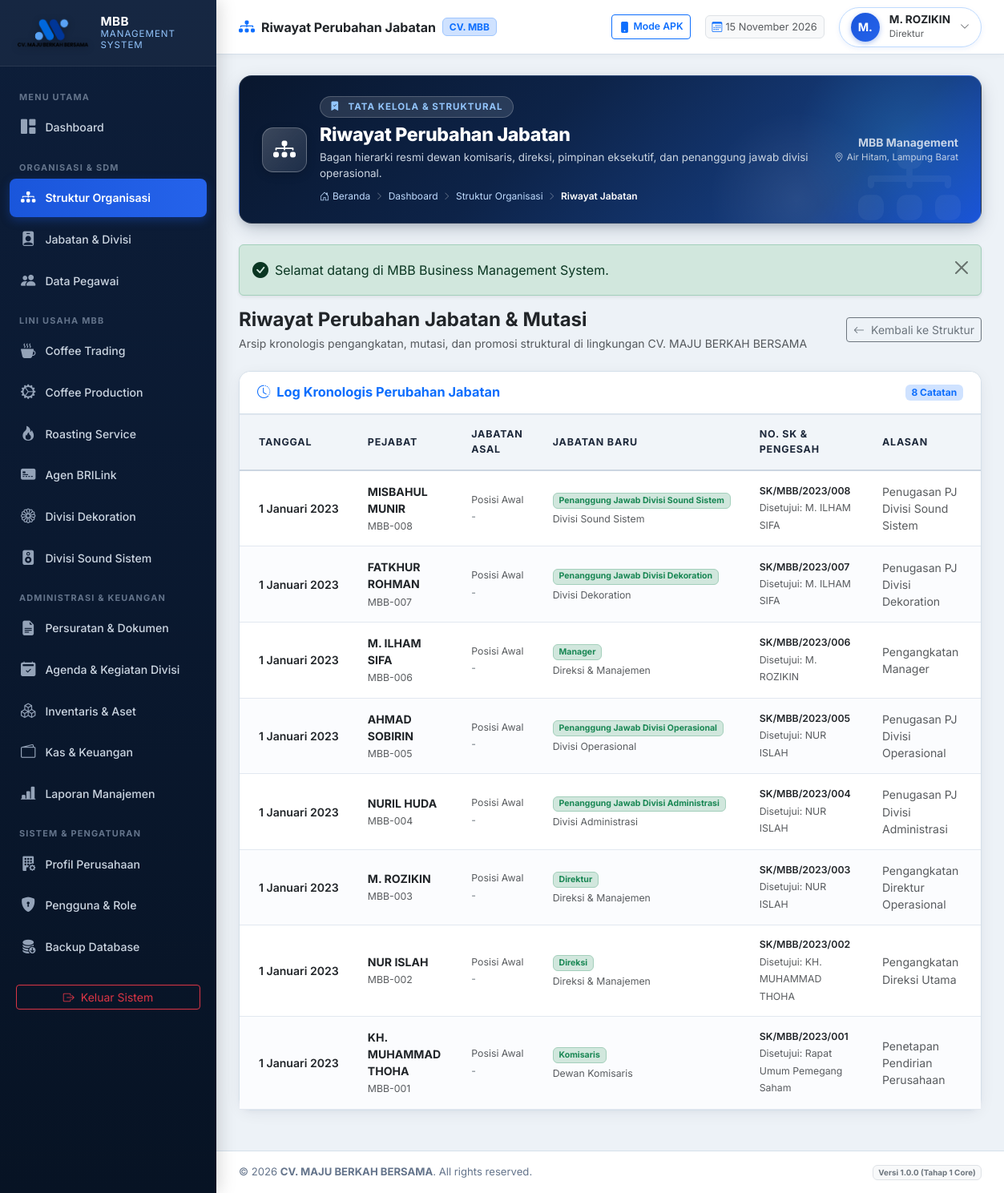
The app's page /modules/organization/history.php (signed in) with its own data.
### tables this page shows
CREATE TABLE `users` (
  `id` int(11) NOT NULL AUTO_INCREMENT,
  `username` varchar(50) NOT NULL,
  `email` varchar(100) NOT NULL,
  `password_hash` varchar(255) NOT NULL,
  `role_id` int(11) NOT NULL,
  `employee_id` int(11) DEFAULT NULL,
  `is_active` tinyint(1) DEFAULT 1,
  `must_change_password` tinyint(1) DEFAULT 0,
  `last_login_at` datetime DEFAULT NULL,
  `last_login_ip` varchar(45) DEFAULT NULL,
  `created_at` datetime DEFAULT current_timestamp(),
  `updated_at` datetime DEFAULT current_timestamp() ON UPDATE current_timestamp(),
  PRIMARY KEY (`id`),
  UNIQUE KEY `username` (`username`),
  UNIQUE KEY `email` (`email`),
  UNIQUE KEY `employee_id` (`employee_id`),
  KEY `fk_user_role` (`role_id`),
  CONSTRAINT `fk_user_emp` FOREIGN KEY (`employee_id`) REFERENCES `employees` (`id`) ON DELETE SET NULL,
  CONSTRAINT `fk_user_role` FOREIGN KEY (`role_id`) REFERENCES `roles` (`id`)
);

CREATE TABLE `employees` (
  `id` int(11) NOT NULL AUTO_INCREMENT,
  `employee_code` varchar(30) NOT NULL,
  `full_name` varchar(150) NOT NULL,
  `gender` enum('L','P') DEFAULT 'L',
  `phone_number` varchar(30) DEFAULT NULL,
  `email` varchar(100) DEFAULT NULL,
  `address` text DEFAULT NULL,
  `division_id` int(11) DEFAULT NULL,
  `position_id` int(11) DEFAULT NULL,
  `join_date` date DEFAULT NULL,
  `employment_status` enum('TETAP','KONTRAK','MAGANG','HONORER') DEFAULT 'TETAP',
  `is_active` tinyint(1) DEFAULT 1,
  `avatar` varchar(255) DEFAULT NULL,
  `notes` text DEFAULT NULL,
  `created_at` datetime DEFAULT current_timestamp(),
  `updated_at` datetime DEFAULT current_timestamp() ON UPDATE current_timestamp(),
  PRIMARY KEY (`id`),
  UNIQUE KEY `employee_code` (`employee_code`),
  KEY `fk_emp_div` (`division_id`),
  KEY `fk_emp_pos` (`position_id`),
  CONSTRAINT `fk_emp_div` FOREIGN KEY (`division_id`) REFERENCES `divisions` (`id`) ON DELETE SET NULL,
  CONSTRAINT `fk_emp_pos` FOREIGN KEY (`position_id`) REFERENCES `positions` (`id`) ON DELETE SET NULL
);

CREATE TABLE `positions` (
  `id` int(11) NOT NULL AUTO_INCREMENT,
  `position_code` varchar(20) NOT NULL,
  `position_name` varchar(100) NOT NULL,
  `division_id` int(11) DEFAULT NULL,
  `parent_position_id` int(11) DEFAULT NULL,
  `level_rank` int(11) DEFAULT 1,
  `job_description` text DEFAULT NULL,
  `is_active` tinyint(1) DEFAULT 1,
  `created_at` datetime DEFAULT current_timestamp(),
  `updated_at` datetime DEFAULT current_timestamp() ON UPDATE current_timestamp(),
  PRIMARY KEY (`id`),
  UNIQUE KEY `position_code` (`position_code`),
  KEY `fk_pos_div` (`division_id`),
  KEY `fk_pos_parent` (`parent_position_id`),
  CONSTRAINT `fk_pos_div` FOREIGN KEY (`division_id`) REFERENCES `divisions` (`id`) ON DELETE SET NULL,
  CONSTRAINT `fk_pos_parent` FOREIGN KEY (`parent_position_id`) REFERENCES `positions` (`id`) ON DELETE SET NULL
);

CREATE TABLE `position_histories` (
  `id` int(11) NOT NULL AUTO_INCREMENT,
  `employee_id` int(11) NOT NULL,
  `old_division_id` int(11) DEFAULT NULL,
  `new_division_id` int(11) DEFAULT NULL,
  `old_position_id` int(11) DEFAULT NULL,
  `new_position_id` int(11) NOT NULL,
  `change_date` date NOT NULL,
  `change_reason` varchar(255) DEFAULT NULL,
  `sk_number` varchar(100) DEFAULT NULL,
  `approved_by` varchar(100) DEFAULT NULL,
  `created_at` datetime DEFAULT current_timestamp(),
  PRIMARY KEY (`id`),
  KEY `fk_hist_emp` (`employee_id`),
  CONSTRAINT `fk_hist_emp` FOREIGN KEY (`employee_id`) REFERENCES `employees` (`id`) ON DELETE CASCADE
);

CREATE TABLE `divisions` (
  `id` int(11) NOT NULL AUTO_INCREMENT,
  `division_code` varchar(20) NOT NULL,
  `division_name` varchar(100) NOT NULL,
  `parent_id` int(11) DEFAULT NULL,
  `description` text DEFAULT NULL,
  `is_active` tinyint(1) DEFAULT 1,
  `created_at` datetime DEFAULT current_timestamp(),
  `updated_at` datetime DEFAULT current_timestamp() ON UPDATE current_timestamp(),
  PRIMARY KEY (`id`),
  UNIQUE KEY `division_code` (`division_code`),
  KEY `fk_div_parent` (`parent_id`),
  CONSTRAINT `fk_div_parent` FOREIGN KEY (`parent_id`) REFERENCES `divisions` (`id`) ON DELETE SET NULL
);

### config/app.php (called while the page is built)
<?php
$isHttps = (!empty($_SERVER['HTTPS']) && $_SERVER['HTTPS'] !== 'off')
    || (!empty($_SERVER['HTTP_X_FORWARDED_PROTO']) && $_SERVER['HTTP_X_FORWARDED_PROTO'] === 'https')
    || (!empty($_SERVER['HTTP_CF_VISITOR']) && strpos($_SERVER['HTTP_CF_VISITOR'], 'https') !== false)
    || (($_SERVER['SERVER_PORT'] ?? 80) == 443);
$protocol = $isHttps ? "https://" : "http://";
$host = $_SERVER['HTTP_HOST'] ?? 'localhost';
$docRoot = !empty($_SERVER['DOCUMENT_ROOT']) ? str_replace('\\', '/', realpath($_SERVER['DOCUMENT_ROOT'])) : '';
$appRoot = str_replace('\\', '/', realpath(__DIR__ . '/..'));
if (!empty($docRoot) && str_starts_with($appRoot, $docRoot)) {
    $relative = trim(substr($appRoot, strlen($docRoot)), '/\\');
    $baseFolder = !empty($relative) ? '/' . $relative . '/' : '/';
} else {
    if ($host !== 'localhost' && !str_starts_with($host, '127.0.0.1') && !str_starts_with($host, '192.168.')) {
        $baseFolder = '/';
    } else {
        $baseFolder = '/cvmbb/';
    }
}
$baseUrl = $protocol . $host . $baseFolder;
return [
    'app_name'    => 'MBB BUSINESS MANAGEMENT SYSTEM',
    'app_version' => '1.0.0',
    'app_env'     => 'development',
    'base_url'    => rtrim($baseUrl, '/') . '/',
    'timezone'    => 'Asia/Jakarta',
    'session_lifetime' => 86400,
    'company'     => [
        'name'       => 'CV. MAJU BERKAH BERSAMA',
        'short_name' => 'MBB',
        'address'    => 'Jln. Raya Gunung Terang No. 09, Kecamatan Air Hitam, Kabupaten Lampung Barat',
        'logo'       => 'assets/images/logo.png',
        'tagline'    => 'Integritas, Kualitas, dan Keberkahan Usaha',
    ]
];

### core/Auth.php (called while the page is built, shortened)
<?php
require_once __DIR__ . '/../helpers/utils.php';
class Auth {
    private static ?array $cachedUser = null;
    public static function check(): bool {
        $timeout = 86400;
        return true;
    }
    public static function user(): ?array {
        if (self::$cachedUser !== null) {
            return self::$cachedUser;
        }
        $db = Database::getInstance();
        $stmt = $db->prepare("
            SELECT u.*, r.role_name, r.role_title, e.full_name, e.employee_code, p.position_name, d.division_name
            FROM users u
            INNER JOIN roles r ON u.role_id = r.id
            LEFT JOIN employees e ON u.employee_id = e.id
            LEFT JOIN positions p ON e.position_id = p.id
            LEFT JOIN divisions d ON e.division_id = d.id
            WHERE u.id = ?
        ");
        $stmt->execute([$_SESSION['user_id']]);
        self::$cachedUser = $stmt->fetch() ?: null;
        return self::$cachedUser;
    }
}

### modules/organization/history.php (the view, shortened to what this page needs)
<?php
require_once __DIR__ . '/../../core/Auth.php';
require_once __DIR__ . '/../../helpers/utils.php';
$db = Database::getInstance();
$histories = $db->query("
    SELECT h.*, e.full_name, e.employee_code,
           p_old.position_name AS old_position,
           p_new.position_name AS new_position,
           d_old.division_name AS old_division,
           d_new.division_name AS new_division
    FROM position_histories h
    INNER JOIN employees e ON h.employee_id = e.id
    LEFT JOIN positions p_old ON h.old_position_id = p_old.id
    LEFT JOIN positions p_new ON h.new_position_id = p_new.id
    LEFT JOIN divisions d_old ON h.old_division_id = d_old.id
    LEFT JOIN divisions d_new ON h.new_division_id = d_new.id
    ORDER BY h.change_date DESC, h.id DESC
")->fetchAll();
$pageTitle = 'Riwayat Perubahan Jabatan';
$currentModule = 'organization';
$pageBreadcrumbs = [
    'Dashboard' => base_url('index.php'),
    'Struktur Organisasi' => base_url('modules/organization/index.php'),
    'Riwayat Jabatan' => null
];
require_once __DIR__ . '/../../components/header.php';
require_once __DIR__ . '/../../components/sidebar.php';
require_once __DIR__ . '/../../components/topbar.php';
?>
<div class="d-flex flex-wrap align-items-center justify-content-between mb-4 gap-2">
    <div>
        <h4 class="fw-bold text-dark mb-1">Riwayat Perubahan Jabatan & Mutasi</h4>
        <p class="text-muted small mb-0">Arsip kronologis pengangkatan, mutasi, dan promosi struktural di lingkungan CV. MAJU BERKAH BERSAMA</p>
    </div>
    <div>
        <a href="<?= base_url('modules/organization/index.php') ?>" class="btn btn-outline-secondary btn-sm">
            <i class="bi bi-arrow-left me-1"></i> Kembali ke Struktur
        </a>
    </div>
</div>
<div class="card-mbb">
    <div class="card-mbb-header">
        <h6 class="card-mbb-title text-primary">
            <i class="bi bi-clock-history"></i> Log Kronologis Perubahan Jabatan
        </h6>
        <span class="badge bg-primary-subtle text-primary"><?= count($histories) ?> Catatan</span>
    </div>
    <div class="card-mbb-body p-0">
        <div class="table-responsive">
            <table class="table-mbb align-middle">
                <thead>
                    <tr>
                        <th class="ps-4">Tanggal</th>
                        <th>Pejabat</th>
                        <th>Jabatan Asal</th>
                        <th>Jabatan Baru</th>
                        <th>No. SK & Pengesah</th>
                        <th class="pe-4">Alasan</th>
                    </tr>
                </thead>
                <tbody>
                    <?php if (empty($histories)): ?>
                        <tr>
                            <td colspan="6" class="text-center py-4 text-muted">Belum ada riwayat mutasi.</td>
                        </tr>
                    <?php else: ?>
                        <?php foreach ($histories as $h): ?>
                            <tr>
                                <td class="ps-4 text-nowrap fw-semibold text-dark">
                                    <?= format_tanggal($h['change_date']) ?>
                                </td>
                                <td>
                                    <div class="fw-bold text-dark"><?= e($h['full_name']) ?></div>
                                    <small class="text-muted"><?= e($h['employee_code']) ?></small>
                                </td>
                                <td>
                                    <div class="text-muted small"><?= e($h['old_position'] ?: 'Posisi Awal') ?></div>
                                    <small class="text-secondary"><?= e($h['old_division'] ?: '-') ?></small>
                                </td>
                                <td>
                                    <span class="badge bg-success-subtle text-success border border-success-subtle">
                                        <?= e($h['new_position']) ?>
                                    </span>
                                    <div class="small text-muted mt-1"><?= e($h['new_division'] ?: '-') ?></div>
                                </td>
                                <td>
                                    <div class="fw-semibold text-dark small"><?= e($h['sk_number'] ?: 'SK Perusahaan') ?></div>
                                    <small class="text-muted">Disetujui: <?= e($h['approved_by'] ?: '-') ?></small>
                                </td>
                                <td class="pe-4 text-muted small"><?= e($h['change_reason'] ?: '-') ?></td>
                            </tr>
                        <?php endforeach; ?>
                    <?php endif; ?>
                </tbody>
            </table>
        </div>
    </div>
</div>
<?php require_once __DIR__ . '/../../components/footer.php'; ?>

### components/topbar.php (shortened to what this page needs)
<?php
$user = Auth::user();
$displayName = $user['full_name'] ?? ($user['username'] ?? 'User');
$displayRole = $user['role_title'] ?? ($user['role_name'] ?? 'User');
$displayPos  = $user['position_name'] ?? $displayRole;
$initials    = strtoupper(substr($displayName, 0, 2));
$activeMeta = $moduleMetadata[$currentModule ?? 'dashboard'] ?? [
    'title'    => $pageTitle ?? 'MBB Management System',
    'category' => 'SISTEM INFORMASI TERPADU',
    'icon'     => 'bi-grid-fill',
    'desc'     => 'Sistem manajemen operasional terpadu CV. MAJU BERKAH BERSAMA'
];
$bannerTitle    = $pageTitle ?? $activeMeta['title'];
$bannerCategory = $pageCategory ?? $activeMeta['category'];
$bannerIcon     = $pageIcon ?? $activeMeta['icon'];
$bannerDesc     = $pageDesc ?? $activeMeta['desc'];
?>
<div class="main-content">
    <header class="topbar">
        <div class="topbar-left">
            <div class="d-flex align-items-center gap-2">
                <i class="bi <?= e($bannerIcon) ?> text-primary fs-5"></i>
                <span class="fw-bold text-dark fs-6"><?= e($bannerTitle) ?></span>
                <span class="badge bg-primary-subtle text-primary border border-primary-subtle d-none d-md-inline-block small">CV. MBB</span>
            </div>
        </div>
        <div class="topbar-right">
            <a href="<?= base_url('apk/index.php') ?>" class="btn btn-sm btn-outline-primary d-none d-sm-inline-flex align-items-center gap-1" title="Lihat Tampilan Aplikasi Mobile APK">
                <i class="bi bi-phone-fill"></i>
                <span class="small fw-semibold">Mode APK</span>
            </a>
            <div class="d-none d-md-flex align-items-center text-muted px-2 py-1 rounded bg-light border" style="font-size: 0.8rem;">
                <i class="bi bi-calendar3 me-1 text-primary"></i>
                <span><?= format_tanggal(date('Y-m-d')) ?></span>
            </div>
            <div class="dropdown">
                <div class="user-profile-badge" data-bs-toggle="dropdown" aria-expanded="false">
                    <div class="user-avatar"><?= e($initials) ?></div>
                    <div class="d-none d-sm-block text-start lh-1">
                        <div class="fw-bold text-dark" style="font-size: 0.85rem;"><?= e($displayName) ?></div>
                        <small class="text-muted" style="font-size: 0.72rem;"><?= e($displayPos) ?></small>
                    </div>
                    <i class="bi bi-chevron-down text-muted" style="font-size: 0.75rem;"></i>
                </div>
            </div>
        </div>
    </header>
    <div class="content-body">
        <div class="page-hero-banner">
            <i class="bi <?= e($bannerIcon) ?> banner-watermark-icon"></i>
            <div class="page-hero-content">
                <div class="banner-title-group">
                    <div class="banner-icon-box">
                        <i class="bi <?= e($bannerIcon) ?>"></i>
                    </div>
                    <div>
                        <div class="banner-badge-category">
                            <i class="bi bi-bookmark-check-fill me-1"></i> <?= e($bannerCategory) ?>
                        </div>
                        <h2 class="banner-page-title"><?= e($bannerTitle) ?></h2>
                        <p class="banner-page-desc"><?= e($bannerDesc) ?></p>
                        <?php if (!empty($pageBreadcrumbs)): ?>
                            <div class="banner-breadcrumbs">
                                <a href="<?= base_url('index.php') ?>"><i class="bi bi-house-door me-1"></i>Beranda</a>
                                <?php foreach ($pageBreadcrumbs as $label => $link): ?>
                                    <span class="separator"><i class="bi bi-chevron-right"></i></span>
                                    <?php if ($link): ?>
                                        <a href="<?= e($link) ?>"><?= e($label) ?></a>
                                    <?php else: ?>
                                        <span class="current"><?= e($label) ?></span>
                                    <?php endif; ?>
                                <?php endforeach; ?>
                            </div>
                        <?php endif; ?>
                    </div>
                </div>
                <div class="banner-actions">
                    <?php if (!empty($pageActionBtn)): ?>
                        <?= $pageActionBtn ?>
                    <?php else: ?>
                        <div class="d-none d-md-flex flex-column align-items-end text-end text-light opacity-75 small">
                            <div class="fw-bold text-white"><?= e(get_company_setting('company_short_name', 'MBB')) ?> Management</div>
                            <div style="font-size: 0.72rem;"><i class="bi bi-geo-alt me-1"></i>Air Hitam, Lampung Barat</div>
                        </div>
                    <?php endif; ?>
                </div>
            </div>
        </div>
        <?= flash_display() ?>

### records on screen
users: employee.full_name "M.", employee.full_name "M. ROZIKIN", positions.position_name "Direktur"
position_histories: change_date "1 Januari 2023", employee.full_name "MISBAHUL MUNIR", employee.employee_code "MBB-008", old_position "Posisi Awal", old_division "-", positions.position_name "Penanggung Jawab Divisi Sound Sistem", divisions.division_name "Divisi Sound Sistem", sk_number "SK/MBB/2023/008", approved_by "M. ILHAM SIFA", change_reason "Penugasan PJ Divisi Sound Sistem"
position_histories: change_date "1 Januari 2023", employee.full_name "FATKHUR ROHMAN", employee.employee_code "MBB-007", old_position "Posisi Awal", old_division "-", positions.position_name "Penanggung Jawab Divisi Dekoration", divisions.division_name "Divisi Dekoration", sk_number "SK/MBB/2023/007", approved_by "M. ILHAM SIFA", change_reason "Penugasan PJ Divisi Dekoration"
position_histories: change_date "1 Januari 2023", employee.full_name "M. ILHAM SIFA", employee.employee_code "MBB-006", old_position "Posisi Awal", old_division "-", positions.position_name "Manager", divisions.division_name "Direksi & Manajemen", sk_number "SK/MBB/2023/006", approved_by "M. ROZIKIN", change_reason "Pengangkatan Manager"
position_histories: change_date "1 Januari 2023", employee.full_name "AHMAD SOBIRIN", employee.employee_code "MBB-005", old_position "Posisi Awal", old_division "-", positions.position_name "Penanggung Jawab Divisi Operasional", divisions.division_name "Divisi Operasional", sk_number "SK/MBB/2023/005", approved_by "NUR ISLAH", change_reason "Penugasan PJ Divisi Operasional"
position_histories: change_date "1 Januari 2023", employee.full_name "NURIL HUDA", employee.employee_code "MBB-004", old_position "Posisi Awal", old_division "-", positions.position_name "Penanggung Jawab Divisi Administrasi", divisions.division_name "Divisi Administrasi", sk_number "SK/MBB/2023/004", approved_by "NUR ISLAH", change_reason "Penugasan PJ Divisi Administrasi"
position_histories: change_date "1 Januari 2023", employee.full_name "M. ROZIKIN", employee.employee_code "MBB-003", old_position "Posisi Awal", old_division "-", positions.position_name "Direktur", divisions.division_name "Direksi & Manajemen", sk_number "SK/MBB/2023/003", approved_by "NUR ISLAH", change_reason "Pengangkatan Direktur Operasional"
position_histories: change_date "1 Januari 2023", employee.full_name "NUR ISLAH", employee.employee_code "MBB-002", old_position "Posisi Awal", old_division "-", positions.position_name "Direksi", divisions.division_name "Direksi & Manajemen", sk_number "SK/MBB/2023/002", approved_by "KH. MUHAMMAD THOHA", change_reason "Pengangkatan Direksi Utama"
position_histories: change_date "1 Januari 2023", employee.full_name "KH. MUHAMMAD THOHA", employee.employee_code "MBB-001", old_position "Posisi Awal", old_division "-", positions.position_name "Komisaris", divisions.division_name "Dewan Komisaris", sk_number "SK/MBB/2023/001", approved_by "Rapat Umum Pemegang Saham", change_reason "Penetapan Pendirian Perusahaan"

### other values on screen
get_company_setting('company_short_name', 'MBB') "MBB"
$bannerTitle "Riwayat Perubahan Jabatan"
$bannerCategory "TATA KELOLA & STRUKTURAL"
$bannerDesc "Bagan hierarki resmi dewan komisaris, direksi, pimpinan eksekutif, dan penanggung jawab divisi operasional."
$label "Dashboard"
$label "Struktur Organisasi"
$label "Riwayat Jabatan"
$msg "Selamat datang di MBB Business Management System."
count($histories) "8"
get_company_setting('company_name', 'CV. MAJU BERKAH BERSAMA') "CV. MAJU BERKAH BERSAMA"
